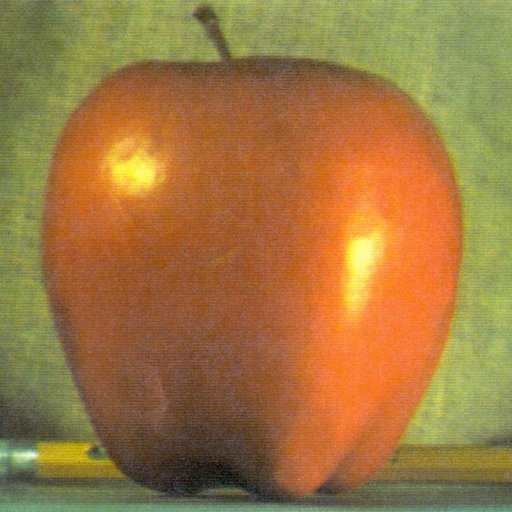
#> input picture tests/real/apple.jpg, 512 x 512 px
$ python -i segmentation.py   (imports and definitions only)
#> lines starting #> are read from the running program, lines starting #| are printed output that depends on the picture; after the words box and inside, x2 and y2 are one past the last pixel; in counts of white or black regions, pixels touching at a corner belong together
"""Mask extraction and foreground segmentation (rembg U²-Net, GrabCut, Lab-matte)."""
from __future__ import annotations
import cv2
import numpy as np


def to_lab(bgr: np.ndarray) -> np.ndarray:
    """float32 Lab (L 0-100, a/b ~ -127..127)"""
    return cv2.cvtColor(bgr.astype(np.float32) / 255.0, cv2.COLOR_BGR2LAB)


def border_background(lab: np.ndarray):
    """median border colour + 90th-percentile deviation (how 'flat' the background is)."""
    h, w = lab.shape[:2]
    b = max(2, int(0.01 * min(h, w)))
    border = np.concatenate([lab[:b].reshape(-1, 3), lab[-b:].reshape(-1, 3),
                             lab[:, :b].reshape(-1, 3), lab[:, -b:].reshape(-1, 3)])
    bg = np.median(border, axis=0)
    spread = float(np.percentile(np.linalg.norm(border - bg, axis=1), 90))
    return bg, spread


def fill_holes(mask: np.ndarray) -> np.ndarray:
    """Fill interior holes: flood the background from outside a 1px pad, everything unreached is object."""
    m = (mask > 0).astype(np.uint8)
    h, w = m.shape
    ff = cv2.copyMakeBorder(m, 1, 1, 1, 1, cv2.BORDER_CONSTANT, value=0)
    cv2.floodFill(ff, np.zeros((h + 4, w + 4), np.uint8), (0, 0), 2)
    return ff[1:-1, 1:-1] != 2


def largest_component(mask: np.ndarray) -> np.ndarray:
    n, lab, stats, _ = cv2.connectedComponentsWithStats(mask.astype(np.uint8), connectivity=8)
    if n <= 1:
        return mask.astype(bool)
    k = 1 + int(np.argmax(stats[1:, cv2.CC_STAT_AREA]))
    return lab == k


def rembg_cutout(bgr: np.ndarray) -> np.ndarray:
    """Extract foreground using rembg (U²-Net). Returns BGRA uint8 array."""
    import pathlib
    import os
    u2net_file = pathlib.Path.home() / ".u2net" / "u2net.onnx"
    custom_path = os.environ.get("U2NET_PATH")
    if u2net_file.exists() or (custom_path and os.path.exists(custom_path)):
        try:
            import rembg
            rgb = cv2.cvtColor(bgr, cv2.COLOR_BGR2RGB)
            result = rembg.remove(rgb)
            return cv2.cvtColor(result, cv2.COLOR_RGBA2BGRA)
        except Exception:
            pass

    # High-quality GrabCut / Lab-matte fallback
    H, W = bgr.shape[:2]
    lab = to_lab(bgr)
    bg, spread = border_background(lab)
    if spread < 10:
        d = np.linalg.norm(lab - bg, axis=2)
        alpha = np.clip((d - 10) * 15, 0, 255).astype(np.uint8)
    else:
        gm, _ = grabcut_mask(bgr, (2, 2, W - 4, H - 4))
        alpha = (gm * 255).astype(np.uint8)
    return np.dstack([bgr, alpha])


# [4 lines left out: function rembg_mask, not called in this run]


def grabcut_mask(bgr: np.ndarray, bbox, iters: int = 4, max_side: int = 384):
    """GrabCut initialised with the box. Returns (bool mask in full-res, quality = mask area / box area)."""
    H, W = bgr.shape[:2]
    x, y, w, h = [int(v) for v in bbox]
    x, y = max(0, x), max(0, y)
    w, h = min(w, W - x), min(h, H - y)
    s = min(1.0, max_side / max(H, W))
    small = cv2.resize(bgr, None, fx=s, fy=s, interpolation=cv2.INTER_AREA) if s < 1 else bgr.copy()
    pad = 12
    small = cv2.copyMakeBorder(small, pad, pad, pad, pad, cv2.BORDER_REPLICATE)
    rect = (int(x * s) + pad, int(y * s) + pad, max(4, int(w * s)), max(4, int(h * s)))
    mask = np.zeros(small.shape[:2], np.uint8)
    bgd, fgd = np.zeros((1, 65)), np.zeros((1, 65))
    try:
        cv2.setRNGSeed(0)
        cv2.grabCut(small, mask, rect, bgd, fgd, iters, cv2.GC_INIT_WITH_RECT)
    except cv2.error:
        return np.zeros((H, W), bool), 0.0
    fg = ((mask == cv2.GC_FGD) | (mask == cv2.GC_PR_FGD)).astype(np.uint8)[pad:-pad, pad:-pad]
    fg = cv2.resize(fg, (W, H), interpolation=cv2.INTER_NEAREST) if s < 1 else fg
    fg = fill_holes(largest_component(fg))
    return fg, float(fg.sum()) / max(1, w * h)


# [57 lines left out: functions box_mask, segment_box, _single_blob, mask_bbox, not called in this run]

>>> import cv2
>>> picture = cv2.imread('../tests/real/apple.jpg')
#> picture is the input picture: shape (512, 512, 3); mean B, G, R 64.8, 119.7, 159.1
>>> result = rembg_cutout(picture)
#> in to_lab, `return cv2.cvtColor(bgr.astype(np.float32) / 255.0, cv2.COLOR_BGR2LAB)`: returned value: shape (512, 512, 3) float32; mean of channels 0, 1, 2 53.4, 9.4, 36
#> in border_background, `bg = np.median(border, axis=0)`: bg = [59.8, -15.62, 28.01]
#> in border_background, `spread = float(np.percentile(np.linalg.norm(border - bg, axis=1), 90))`: spread = 20.37
#> in rembg_cutout, `bg, spread = border_background(lab)`: bg = [59.8, -15.62, 28.01]; spread = 20.37
#> in grabcut_mask, `small = cv2.copyMakeBorder(small, pad, pad, pad, pad, cv2.BORDER_REPLI..`:
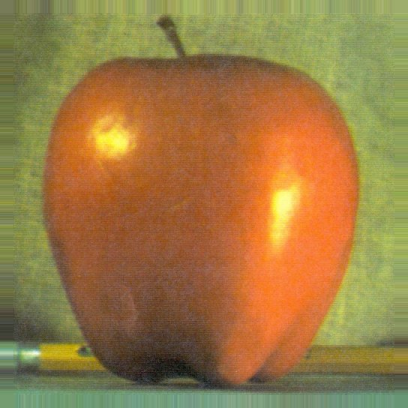
#> small: shape (408, 408, 3); mean B, G, R 68.4, 123, 155.7
#> in fill_holes, `ff = cv2.copyMakeBorder(m, 1, 1, 1, 1, cv2.BORDER_CONSTANT, value=0)`:
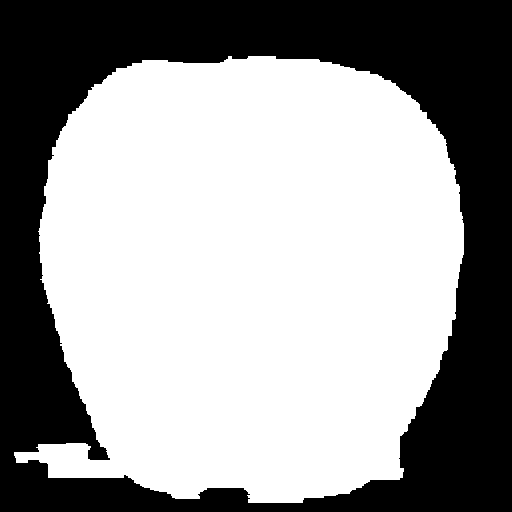
#> m: shape (512, 512); values 0 (black) and 1 (white), 61% white; 1 black region, box (x1, y1, x2, y2) and area: (0, 0, 512, 512) 102226
#> in fill_holes, `cv2.floodFill(ff, np.zeros((h + 4, w + 4), np.uint8), (0, 0), 2)`:
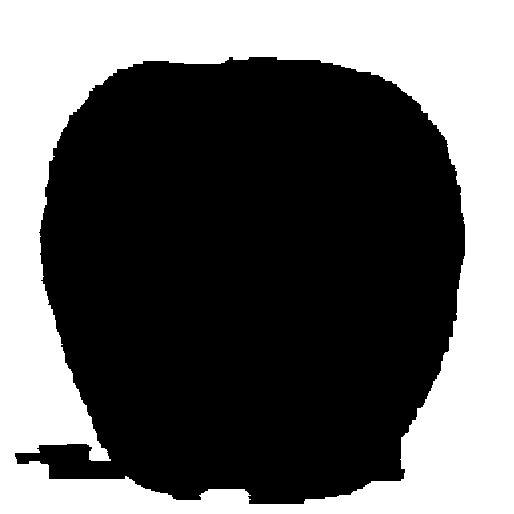
#> ff: shape (514, 514); values 1 (black) and 2 (white), 39.5% white; 1 white region, box (x1, y1, x2, y2) and area: (0, 0, 514, 514) 104278

$ run again, on tests/real/orange.jpg
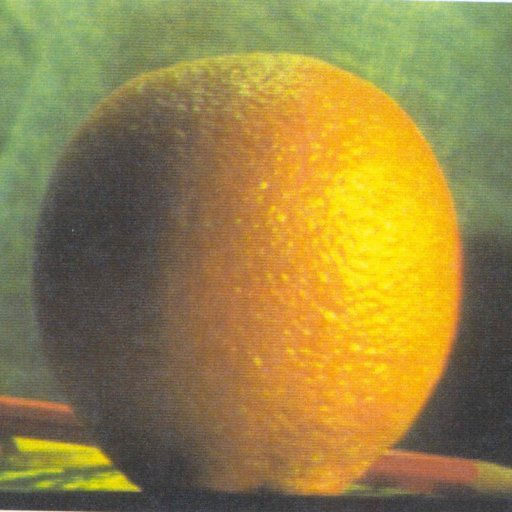
#> input picture tests/real/orange.jpg, 512 x 512 px
#> picture is the input picture: shape (512, 512, 3); mean B, G, R 69.2, 131.8, 150.2
#> in border_background, `bg = np.median(border, axis=0)`: bg = [50.29, -8.86, 13.8]
#> in border_background, `spread = float(np.percentile(np.linalg.norm(border - bg, axis=1), 90))`: spread = 33.13
#> in rembg_cutout, `bg, spread = border_background(lab)`: bg = [50.29, -8.86, 13.8]; spread = 33.13
#> in fill_holes, `ff = cv2.copyMakeBorder(m, 1, 1, 1, 1, cv2.BORDER_CONSTANT, value=0)`:
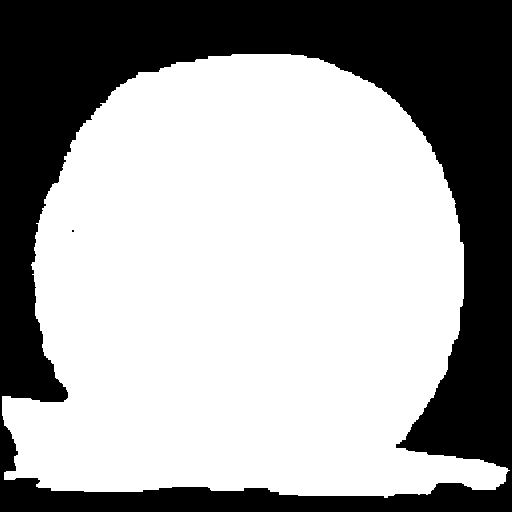
#> m: shape (512, 512); values 0 (black) and 1 (white), 64% white; 2 black regions (1 under 20 px), largest, box (x1, y1, x2, y2) and area: (0, 0, 512, 512) 94297
#> in fill_holes, `cv2.floodFill(ff, np.zeros((h + 4, w + 4), np.uint8), (0, 0), 2)`:
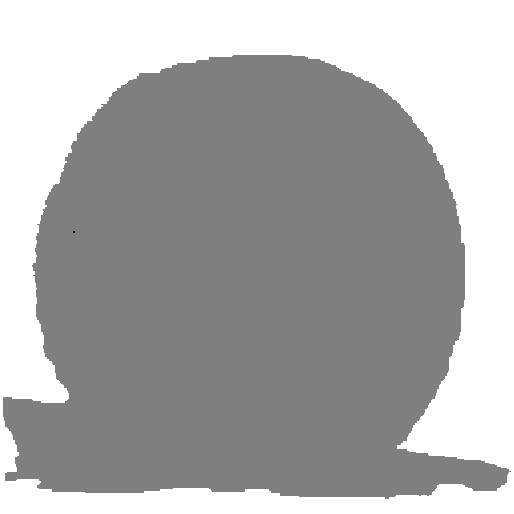
#> ff: shape (514, 514); min 0, max 2, mean 1.36; drawn with min black and max white
#> gm: shape (512, 512) bool; 64% white; 1 black region, box (x1, y1, x2, y2) and area: (0, 0, 512, 512) 94297
